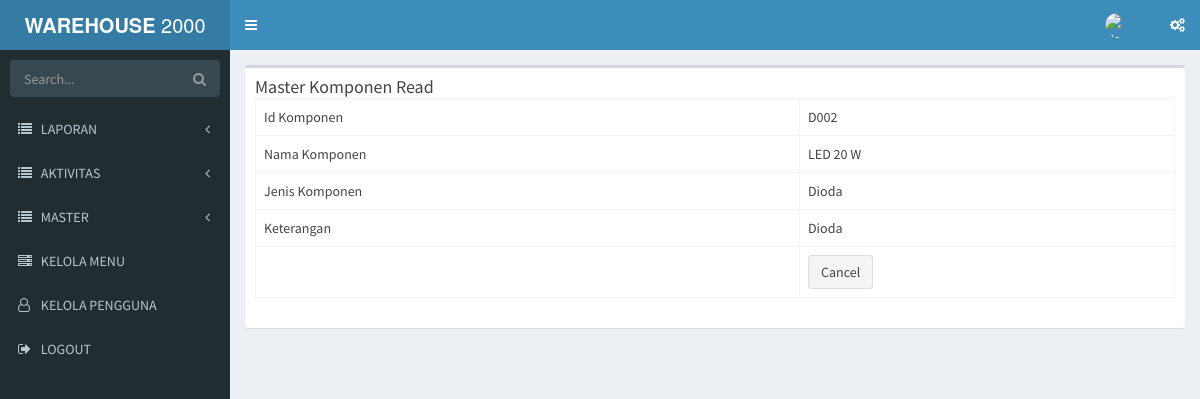
/masterkomponen/read/D002, run on the app's committed database.
### tables this page shows
CREATE TABLE `tbl_menu` (
  `id_menu` int(11) NOT NULL,
  `title` varchar(50) NOT NULL,
  `url` varchar(30) NOT NULL,
  `icon` varchar(30) NOT NULL,
  `is_main_menu` int(11) NOT NULL,
  `is_aktif` enum('y','n') NOT NULL COMMENT 'y=yes,n=no',
  `no_urut` int(5) NOT NULL
);

CREATE TABLE `tbl_master_komponen` (
  `id_komponen` varchar(50) NOT NULL,
  `jenis_komponen` varchar(100) NOT NULL,
  `nama_komponen` varchar(100) NOT NULL,
  `gambar_komponen` varchar(200) NOT NULL,
  `keterangan` varchar(200) DEFAULT NULL
);

CREATE TABLE `tbl_kategori_komponen` (
  `jenis_komponen` varchar(100) NOT NULL,
  `nama_kategori` varchar(100) NOT NULL,
  `keterangan` varchar(100) NOT NULL
);

### application/libraries/Template.php (called while the page is built)
<?php if ( ! defined('BASEPATH')) exit('No direct script access allowed');
class Template {
		var $template_data = array();
		function set($name, $value)
		{
			$this->template_data[$name] = $value;
		}
		function load($template = '', $view = '' , $view_data = array(), $return = FALSE)
		{
			$this->CI =& get_instance();
			$this->set('contents', $this->CI->load->view($view, $view_data, TRUE));
			return $this->CI->load->view($template, $this->template_data, $return);
		}
}

### application/controllers/Masterkomponen.php (called while the page is built, shortened)
<?php
class Masterkomponen extends CI_Controller
{
    public function read($id)
    {
        $row = $this->Master_Komponen_Model->get_by_id($id);
        if ($row) {
            $data = array(
		'id_komponen'     => $row->id_komponen,
        'jenis_komponen'  => $row->jenis_komponen,
		'nama_komponen'   => $row->nama_komponen,
        'gambar_komponen' => $row->gambar_komponen,
		'keterangan'      => $row->keterangan,
	    );
            $this->template->load('template','masterkomponen/tbl_menu_read', $data);
        } else {
            $this->session->set_flashdata('message', 'Record Not Found');
            redirect(site_url('masterkomponen'));
        }
    }
}

### index.php (called while the page is built, shortened)
<?php
require_once BASEPATH.'core/CodeIgniter.php';

### application/models/Master_Komponen_Model.php (called while the page is built, shortened)
<?php
class Master_Komponen_Model extends CI_Model
{
    public $table = 'tbl_master_komponen';
    public $id = 'id_komponen';
    function get_by_id($id)
    {
        $this->db->join('tbl_kategori_komponen', 'tbl_master_komponen.jenis_komponen = tbl_kategori_komponen.jenis_komponen', 'inner');
        $this->db->where($this->id, $id);
        return $this->db->get($this->table)->row();
    }
}

### application/views/masterkomponen/tbl_menu_read.php (the view)
    <div class="content-wrapper">
    <section class='content'>
      <div class='row'>
        <div class='col-xs-12'>
          <div class='box'>
            <div class='box-header'>
            <h3 class='box-title'>Master Komponen Read</h3>
    <table class="table table-bordered">
  <tr><td>Id Komponen</td><td><?php echo $id_komponen; ?></td></tr>
    <tr><td>Nama Komponen</td><td><?php echo $nama_komponen; ?></td></tr>
    <tr><td>Jenis Komponen</td><td><?php echo $jenis_komponen; ?></td></tr>
    <tr><td>Keterangan</td><td><?php echo $keterangan; ?></td></tr>
    <tr><td></td><td><a href="<?php echo site_url('masterkomponen') ?>" class="btn btn-default">Cancel</a></td></tr>
</table>
    </div>
          </div>
        </div>
      </div>
    </section>
    </div>

### application/views/template/sidebar.php (shortened to what this page needs)
<section class="sidebar">
    <form action="#" method="get" class="sidebar-form">
        <div class="input-group">
            <input type="text" name="q" class="form-control" placeholder="Search...">
            <span class="input-group-btn">
                <button type="submit" name="search" id="search-btn" class="btn btn-flat"><i class="fa fa-search"></i>
                </button>
            </span>
        </div>
    </form>
    <ul class="sidebar-menu" data-widget="tree">
        <?php
        $main_menu = $this->db->get_where('tbl_menu', array('is_main_menu' =>0, 'is_aktif'=>'y'));
        foreach ($main_menu->result() as $m){
            $submenu = $this->db->get_where('tbl_menu',array('is_main_menu'=>$m->id_menu,'is_aktif'=>'y'));
            if($submenu->num_rows()>0){
                echo "<li class='treeview'>
                        <a href='#'>
                            <i class='$m->icon'></i> <span>".strtoupper($m->title)."</span>
                            <span class='pull-right-container'>
                                <i class='fa fa-angle-left pull-right'></i>
                            </span>
                        </a>
                        <ul class='treeview-menu' style='display: none;'>";
                        echo" </ul>
                    </li>";
            }else{
                echo "<li>";
                echo anchor($m->url,"<i class='".$m->icon."'></i> ".strtoupper($m->title));
                echo "</li>";
            }
        }
        ?>
        <li><?php echo anchor('auth/logout',"<i class='fa fa-sign-out'></i> LOGOUT");?></li>
    </ul>
</section>

### data on the page
tbl_menu: title "LAPORAN"
tbl_menu: title "AKTIVITAS"
tbl_menu: title "MASTER"
tbl_menu: url+icon+title "KELOLA MENU"
tbl_menu: url+icon+title "KELOLA PENGGUNA"
tbl_master_komponen: id_komponen "D002", nama_komponen "LED 20 W", jenis_komponen.jenis_komponen "Dioda", jenis_komponen.keterangan "Dioda"

### other printed values
anchor('auth/logout',"<i class='fa fa-sign-out'></i> LOGOUT") "LOGOUT"
